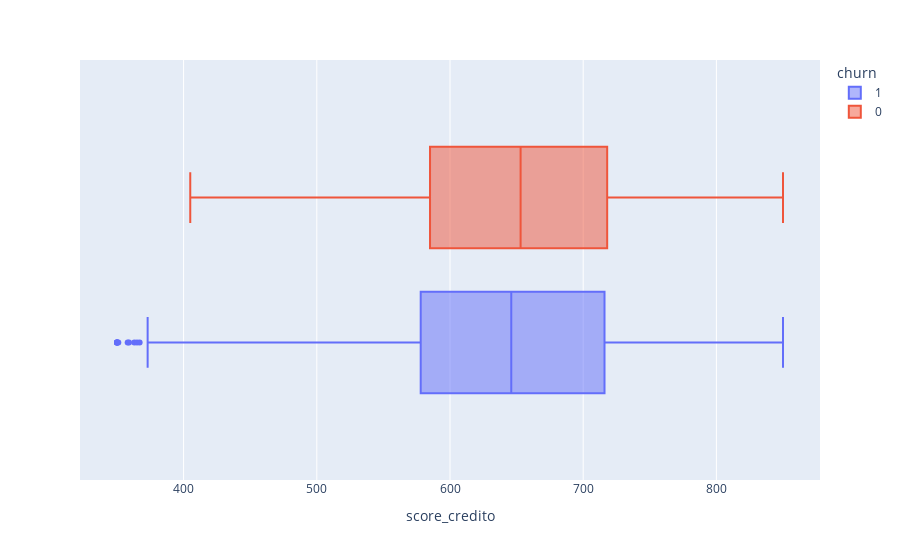
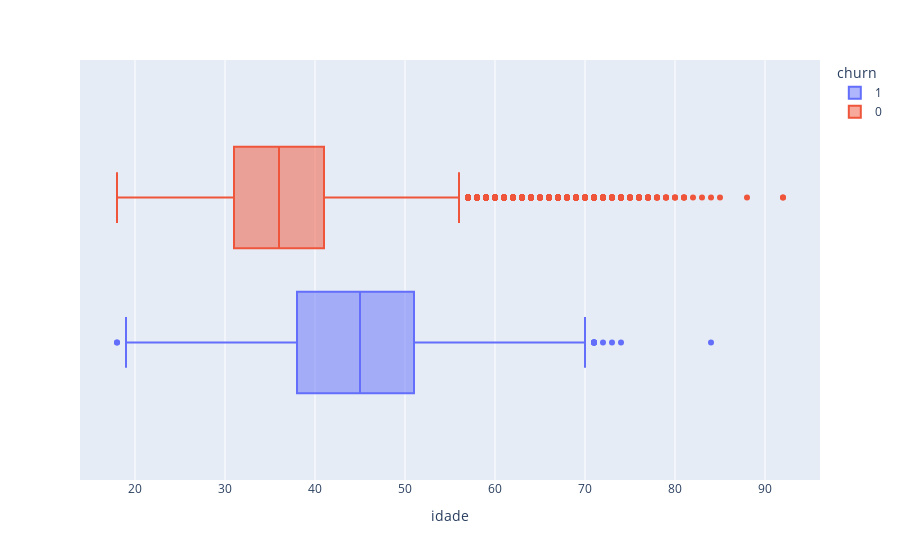
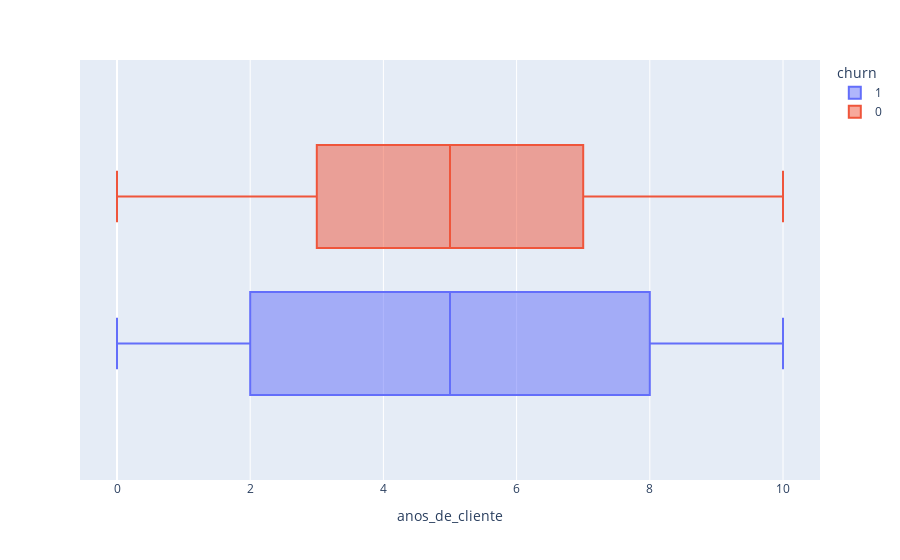

The cell these charts' notebook holds for them, in order:
### Markdown cell above
### Desafio 3

Depois de explorar as variáveis categóricas, chegou a vez das **variáveis numéricas**. Construa gráficos de distribuição como boxplots ou histogramas para analisar o comportamento dos valores numéricos e checar se existem valores inconsistentes.

### Code cell
numericals = ['score_credito','idade','anos_de_cliente','saldo','servicos_adquiridos','salario_estimado']

for numerical in numericals:
    px.box(data, x=numerical, color='churn').show()

### Figure 1 — Plotly figure (JSON) as saved in the notebook; plotly's stock layout.template omitted (floating-point values rounded to 4 significant figures; data arrays with more than 128 entries replaced by an {"elided": "..."} marker saying what was removed)
{"data": [{"alignmentgroup": "True", "hovertemplate": "churn=1<br>score_credito=%{x}<extra></extra>", "legendgroup": "1", "marker": {"color": "#636efa"}, "name": "1", "notched": false, "offsetgroup": "1", "orientation": "h", "showlegend": true, "type": "box", "x": {"elided": "2037 int values"}, "x0": " ", "xaxis": "x", "y0": " ", "yaxis": "y"}, {"alignmentgroup": "True", "hovertemplate": "churn=0<br>score_credito=%{x}<extra></extra>", "legendgroup": "0", "marker": {"color": "#EF553B"}, "name": "0", "notched": false, "offsetgroup": "0", "orientation": "h", "showlegend": true, "type": "box", "x": {"elided": "7963 int values"}, "x0": " ", "xaxis": "x", "y0": " ", "yaxis": "y"}], "layout": {"boxmode": "group", "legend": {"title": {"text": "churn"}, "tracegroupgap": 0}, "margin": {"t": 60}, "xaxis": {"anchor": "y", "domain": [0, 1], "title": {"text": "score_credito"}}, "yaxis": {"anchor": "x", "domain": [0, 1]}}}

### Figure 2 — Plotly figure (JSON) as saved in the notebook; plotly's stock layout.template omitted (floating-point values rounded to 4 significant figures; data arrays with more than 128 entries replaced by an {"elided": "..."} marker saying what was removed)
{"data": [{"alignmentgroup": "True", "hovertemplate": "churn=1<br>idade=%{x}<extra></extra>", "legendgroup": "1", "marker": {"color": "#636efa"}, "name": "1", "notched": false, "offsetgroup": "1", "orientation": "h", "showlegend": true, "type": "box", "x": {"elided": "2037 int values"}, "x0": " ", "xaxis": "x", "y0": " ", "yaxis": "y"}, {"alignmentgroup": "True", "hovertemplate": "churn=0<br>idade=%{x}<extra></extra>", "legendgroup": "0", "marker": {"color": "#EF553B"}, "name": "0", "notched": false, "offsetgroup": "0", "orientation": "h", "showlegend": true, "type": "box", "x": {"elided": "7963 int values"}, "x0": " ", "xaxis": "x", "y0": " ", "yaxis": "y"}], "layout": {"boxmode": "group", "legend": {"title": {"text": "churn"}, "tracegroupgap": 0}, "margin": {"t": 60}, "xaxis": {"anchor": "y", "domain": [0, 1], "title": {"text": "idade"}}, "yaxis": {"anchor": "x", "domain": [0, 1]}}}

### Figure 3 — Plotly figure (JSON) as saved in the notebook; plotly's stock layout.template omitted (floating-point values rounded to 4 significant figures; data arrays with more than 128 entries replaced by an {"elided": "..."} marker saying what was removed)
{"data": [{"alignmentgroup": "True", "hovertemplate": "churn=1<br>anos_de_cliente=%{x}<extra></extra>", "legendgroup": "1", "marker": {"color": "#636efa"}, "name": "1", "notched": false, "offsetgroup": "1", "orientation": "h", "showlegend": true, "type": "box", "x": {"elided": "2037 int values"}, "x0": " ", "xaxis": "x", "y0": " ", "yaxis": "y"}, {"alignmentgroup": "True", "hovertemplate": "churn=0<br>anos_de_cliente=%{x}<extra></extra>", "legendgroup": "0", "marker": {"color": "#EF553B"}, "name": "0", "notched": false, "offsetgroup": "0", "orientation": "h", "showlegend": true, "type": "box", "x": {"elided": "7963 int values"}, "x0": " ", "xaxis": "x", "y0": " ", "yaxis": "y"}], "layout": {"boxmode": "group", "legend": {"title": {"text": "churn"}, "tracegroupgap": 0}, "margin": {"t": 60}, "xaxis": {"anchor": "y", "domain": [0, 1], "title": {"text": "anos_de_cliente"}}, "yaxis": {"anchor": "x", "domain": [0, 1]}}}
